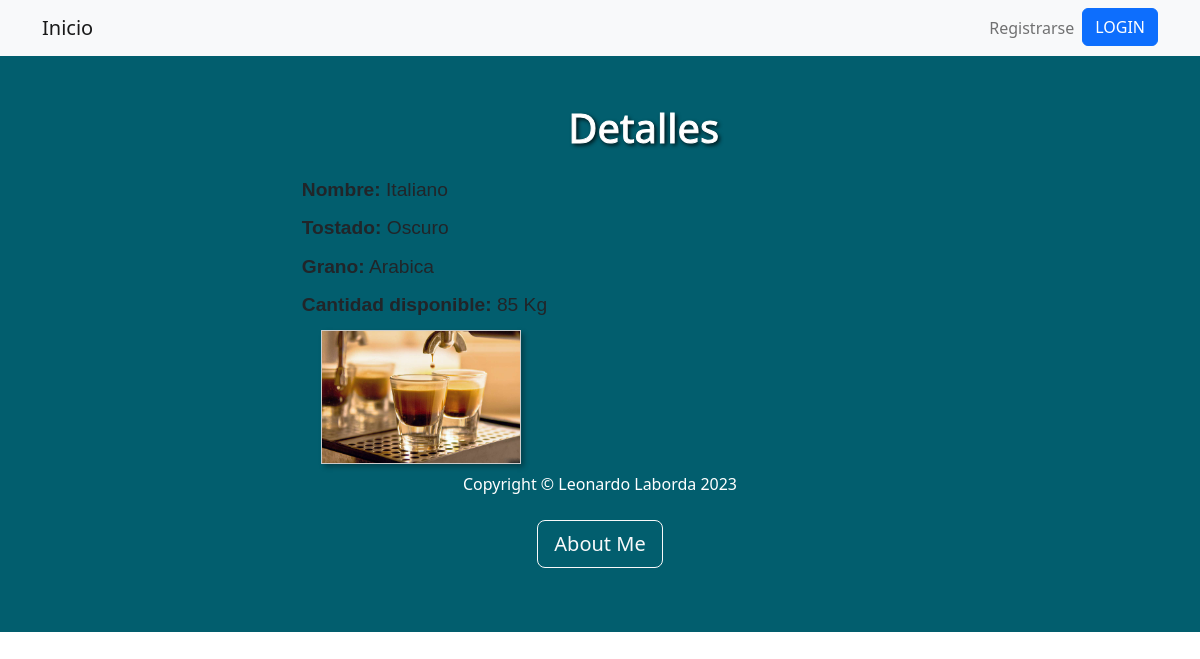
The page /tercera_entregaApp/cafedetail/1/ on the database its author committed.
### tercera_entregaApp/models.py (models this page shows, shortened)
class Tipo_cafe(models.Model):
    nombre = models.CharField(max_length=50)
    tostado = models.CharField(max_length=50)
    grano = models.CharField(max_length=50)
    cantidad_kg = models.IntegerField()
    imagen = models.ImageField(upload_to='tipo_cafe/', blank=True, null=True)

### tercera_entregaApp/views.py (the view)
# urls.py: path('cafedetail/<pk>/', Cafedetail.as_view(), name="cafedetail"),
class Cafedetail(DetailView):
  model = Tipo_cafe
  template_name = 'cafedetail.html'
  context_object_name = 'cafedet'

### tercera_entregaApp/templates/cafedetail.html (shortened to what this page needs)
{% extends 'base.html' %}
{% load static %}
{% block herencia %}
<header class="bs-primary" style="background-color: #025e6e; py-5">
    <div class="container">
      <div class="row justify-content-center align-items-center">
        <div class="col-md-8 col-lg-6 text-center">
          <h1 class="display-6 text-white mb-3" style="text-shadow: 2px 2px 4px #000000; -webkit-text-stroke-width: 1px; -webkit-text-stroke-color: #ffffff;">Detalles</h1>
        </div>
      </div>
    </div>
  </header>
<head>
    <link href="{% static 'css/estilos.css' %}" rel="stylesheet" />
</head>
  <div class="container">
    <div class="info">
      <p><strong>Nombre:</strong> {{ cafedet.nombre }}</p>
      <p><strong>Tostado:</strong> {{ cafedet.tostado }}</p>
      <p><strong>Grano:</strong> {{ cafedet.grano }}</p>
      <p><strong>Cantidad disponible:</strong> {{ cafedet.cantidad_kg }} Kg</p>
    </div>
    <div class="image">
      {% if cafedet.imagen %}
        <img src="{{ cafedet.imagen.url }}" alt="Imagen del café {{ cafedet.nombre }}">
      {% endif %}
    </div>
  </div>
{% endblock herencia %}

### tercera_entregaApp/static/css/estilos.css (style rules this page uses)
.container { display: flex; flex-wrap: wrap; justify-content: center; margin-top: 0; }
.info { width: 50%; margin-right: 2em; font-family: Arial, sans-serif; font-size: 1.2em; }
.info p { margin-bottom: 0.5em; }
.image { width: 50%; }
.image img { max-width: 100%; }
.container img { border: 1px solid #ccc; }
.container img { width: 200px; object-fit: cover; box-shadow: 3px 3px 5px rgba(0, 0, 0, 0.3); }

### rows shown on the page
Tipo_cafe: nombre "Italiano", tostado "Oscuro", grano "Arabica", cantidad_kg "85", imagen (picture)
